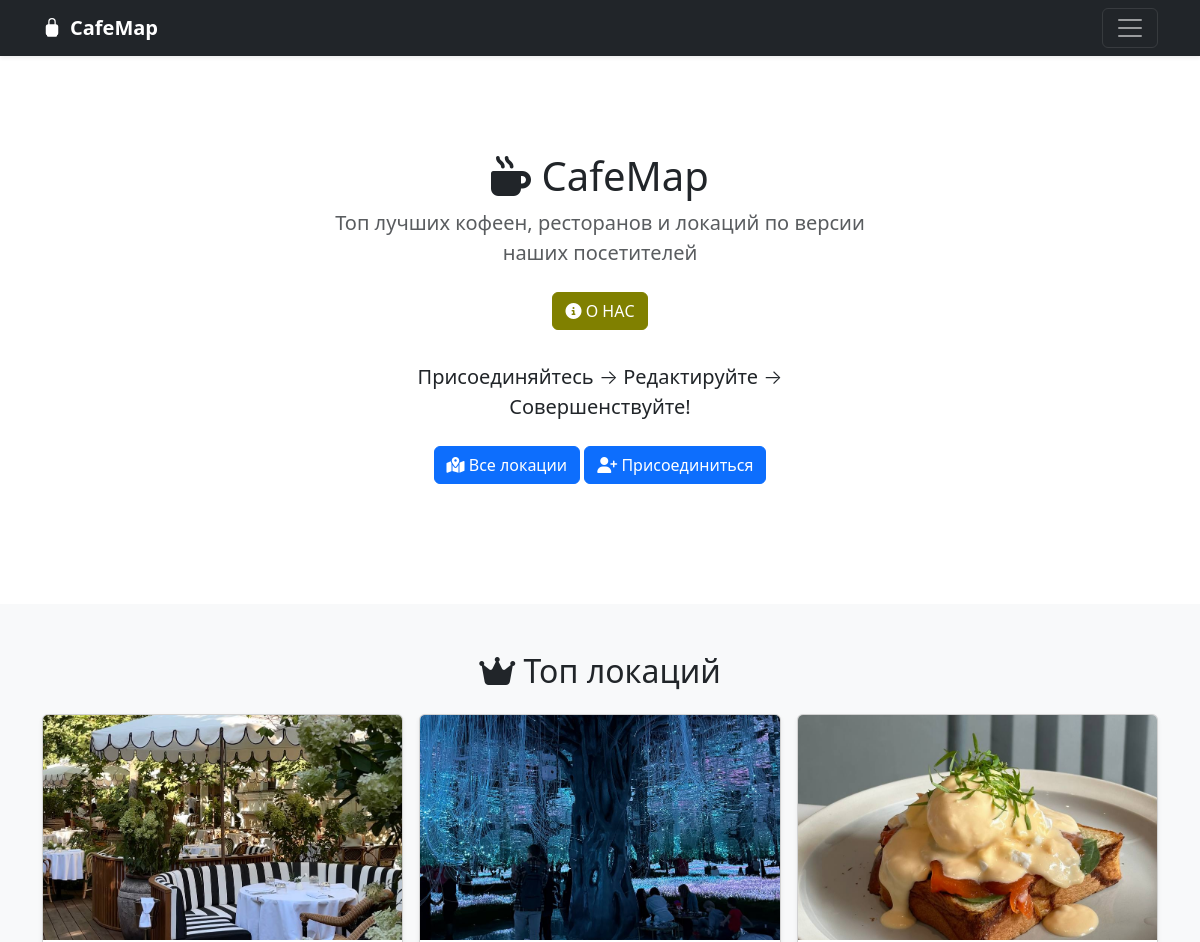
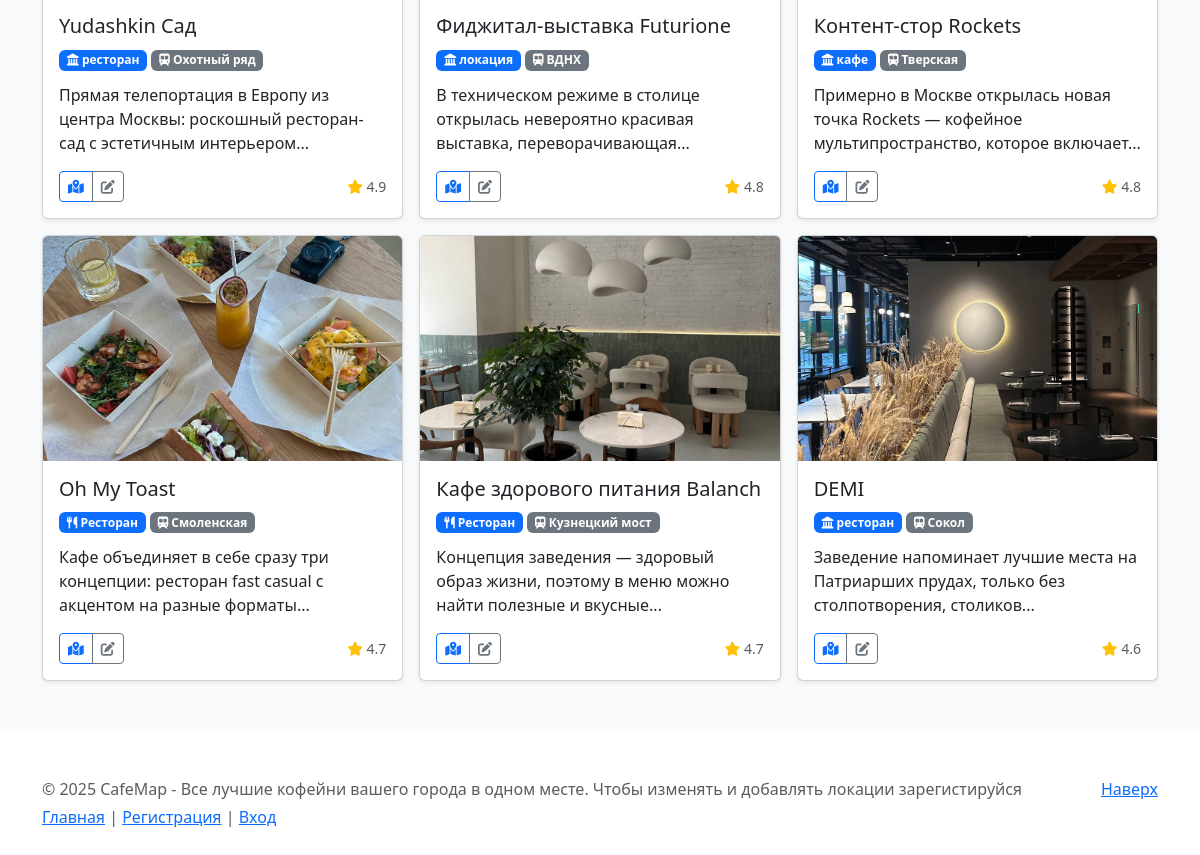
Screenshot of /home (signed in) with the database file from the repository (2 pictures, top to bottom).
### app.py (models this page shows, shortened)
class Location(db.Model):
    __tablename__ = 'locations'
    id = db.Column(db.Integer, primary_key=True)
    name = db.Column(db.String(150), nullable=False)  # Название локации
    type = db.Column(db.String(50), nullable=False)  # Тип локации
    address = db.Column(db.String(200), nullable=False)
    metro = db.Column(db.String(50), nullable=False)
    coordinates = db.Column(db.String(50))
    map_link = db.Column(db.String(500))  # Ссылка на Яндекс карты
    photo = db.Column(db.String(100))  # Путь к фото
    description = db.Column(db.Text, nullable=False)
    promo_code = db.Column(db.String(50))  # Промокод
    rating = db.Column(db.Float)  # Рейтинг

### app.py (the view)
@app.route('/')
@app.route('/home')
def index():
    top_locations = Location.query.order_by(Location.rating.desc()).limit(6).all()
    return render_template("index.html", top_locations=top_locations)

### app.py (called while the page is built)
@login_manager.user_loader
def load_user(user_id):
    return User.query.get(int(user_id))

### templates/index.html (shortened to what this page needs)
{% extends 'base.html' %}
{% block body %}
<main>
  <section class="py-5 text-center container">
    <div class="row py-lg-5">
      <div class="col-lg-6 col-md-8 mx-auto">
        <h1 class="fw-light"><i class="fas fa-mug-hot"></i> CafeMap</h1>
        <p class="lead text-body-secondary">Топ лучших кофеен, ресторанов и локаций по версии наших посетителей</p>
        <div class="mb-4">
          <a href="/about" class="btn btn-pink my-2">
            <i class="fas fa-info-circle"></i> О НАС
          </a>
        </div>
        <p class="lead text-body-first">Присоединяйтесь → Редактируйте → Совершенствуйте!</p>
        <p>
          <a href="/locations" class="btn btn-primary my-2">
            <i class="fas fa-map-marked-alt"></i> Все локации
          </a>
          <a href="/register" class="btn btn-primary my-2">
            <i class="fas fa-user-plus"></i> Присоединиться
          </a>
        </p>
      </div>
    </div>
  </section>
  <div class="album py-5 bg-body-tertiary">
    <div class="container">
      <h2 class="text-center mb-4"><i class="fas fa-crown"></i> Топ локаций</h2>
      <div class="row row-cols-1 row-cols-sm-2 row-cols-md-3 g-3">
        {% for location in top_locations %}
        <div class="col">
          <div class="card shadow-sm h-100">
            {% if location.photo %}
            <img src="{{ url_for('static', filename=location.photo) }}"
                 class="card-img-top"
                 style="height: 225px; object-fit: cover;"
                 alt="{{ location.name }}">
            {% else %}
            <div class="card-img-top bg-secondary d-flex align-items-center justify-content-center"
                 style="height: 225px;">
                <i class="fas fa-camera fa-3x text-white"></i>
            </div>
            {% endif %}
            <div class="card-body d-flex flex-column">
              <h5 class="card-title">{{ location.name }}</h5>
              <div class="mb-2">
                <span class="badge bg-primary mb-1">
                  <i class="fas fa-{{ 'utensils' if location.type in ['Ресторан', 'Кафе'] else 'landmark' }}"></i>
                  {{ location.type }}
                </span>
                <span class="badge bg-secondary">
                  <i class="fas fa-subway"></i> {{ location.metro }}
                </span>
              </div>
              <p class="card-text flex-grow-1">{{ location.description|truncate(100) }}</p>
              <div class="d-flex justify-content-between align-items-center mt-auto">
                <div class="btn-group">
                  <a href="{{ location.map_link }}" target="_blank"
                     class="btn btn-sm btn-outline-primary">
                    <i class="fas fa-map-marked-alt"></i>
                  </a>
                  {% if current_user.is_authenticated %}
                  <a href="{{ url_for('edit_location', id=location.id) }}"
                     class="btn btn-sm btn-outline-secondary">
                    <i class="fas fa-edit"></i>
                  </a>
                  {% endif %}
                </div>
                <small class="text-body-secondary">
                  <i class="fas fa-star text-warning"></i>
                  {{ "%.1f"|format(location.rating) if location.rating else 'Нет оценок' }}
                </small>
              </div>
            </div>
          </div>
        </div>
        {% endfor %}
      </div>
    </div>
  </div>
</main>
{% endblock %}

### templates/index.html (style rules this page uses)
.btn-pink { background-color: #808000; color: white; border-color: #808000; }

### rows the page displays
Location: photo+name (picture), name "Yudashkin Сад", type "ресторан", metro "Охотный ряд", description "Прямая телепортация в Европу из центра Москвы: роскошный ресторан-сад с эстетичным интерьером...", rating "4.9"
Location: photo+name (picture), name "Фиджитал-выставка Futurione", type "локация", metro "ВДНХ", description "В техническом режиме в столице открылась невероятно красивая выставка, переворачивающая...", rating "4.8"
Location: photo (picture), name "Контент-стор Rockets", type "кафе", metro "Тверская", description "Примерно в Москве открылась новая точка Rockets — кофейное мультипространство, которое включает...", rating "4.8"
Location: photo+name (picture), name "Oh My Toast", type "Ресторан", metro "Смоленская", description "Кафе объединяет в себе сразу три концепции: ресторан fast casual с акцентом на разные форматы...", rating "4.7"
Location: photo+name (picture), name "Кафе здорового питания Balanch", type "Ресторан", metro "Кузнецкий мост", description "Концепция заведения — здоровый образ жизни, поэтому в меню можно найти полезные и вкусные...", rating "4.7"
Location: photo+name (picture), name "DEMI", type "ресторан", metro "Сокол", description "Заведение напоминает лучшие места на Патриарших прудах, только без столпотворения, столиков...", rating "4.6"
